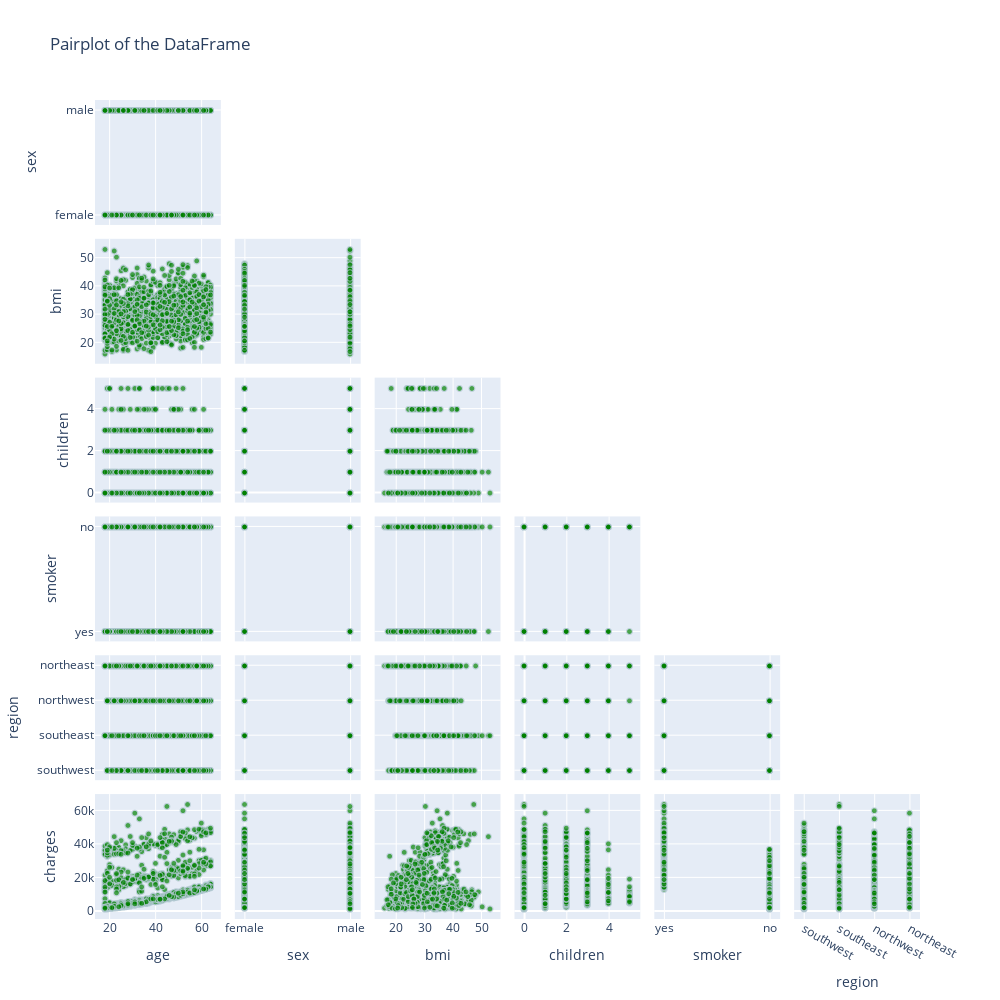

Notebook cell for this chart:
### Code cell
import plotly.express as px

# Assuming `df` is your DataFrame

# Create a scatter plot matrix
fig = px.scatter_matrix(df,
                        dimensions=df.columns, # Replace with specific columns if needed
                        #color='green', # This sets the color of the points
                        title='Pairplot of the DataFrame')

# Update the layout and the marker appearance
fig.update_traces(diagonal_visible=False, # removes histograms on the diagonal
                  marker=dict(color='green', opacity=0.7, line=dict(color='#aec6cf', width=1)),
                  showupperhalf=False) # To mimic `corner=True`

fig.update_layout(
    title='Pairplot of the DataFrame',
    width=1000,  # Set the width of the plot
    height=1000  # Set the height of the plot
)

# Show plot
fig.show()

### Figure 1 — Plotly figure (JSON) as saved in the notebook; plotly's stock layout.template omitted (floating-point values rounded to 4 significant figures; data arrays with more than 128 entries replaced by an {"elided": "..."} marker saying what was removed)
{"data": [{"diagonal": {"visible": false}, "dimensions": [{"axis": {"matches": true}, "label": "age", "values": {"elided": "1338 int values"}}, {"axis": {"matches": true}, "label": "sex", "values": {"elided": "1338 str values"}}, {"axis": {"matches": true}, "label": "bmi", "values": {"elided": "1338 float values"}}, {"axis": {"matches": true}, "label": "children", "values": {"elided": "1338 int values"}}, {"axis": {"matches": true}, "label": "smoker", "values": {"elided": "1338 str values"}}, {"axis": {"matches": true}, "label": "region", "values": {"elided": "1338 str values"}}, {"axis": {"matches": true}, "label": "charges", "values": {"elided": "1338 float values"}}], "hovertemplate": "%{xaxis.title.text}=%{x}<br>%{yaxis.title.text}=%{y}<extra></extra>", "legendgroup": "", "marker": {"color": "green", "line": {"color": "#aec6cf", "width": 1}, "opacity": 0.7, "symbol": "circle"}, "name": "", "showlegend": false, "showupperhalf": false, "type": "splom"}], "layout": {"dragmode": "select", "height": 1000, "legend": {"tracegroupgap": 0}, "title": {"text": "Pairplot of the DataFrame"}, "width": 1000}}
